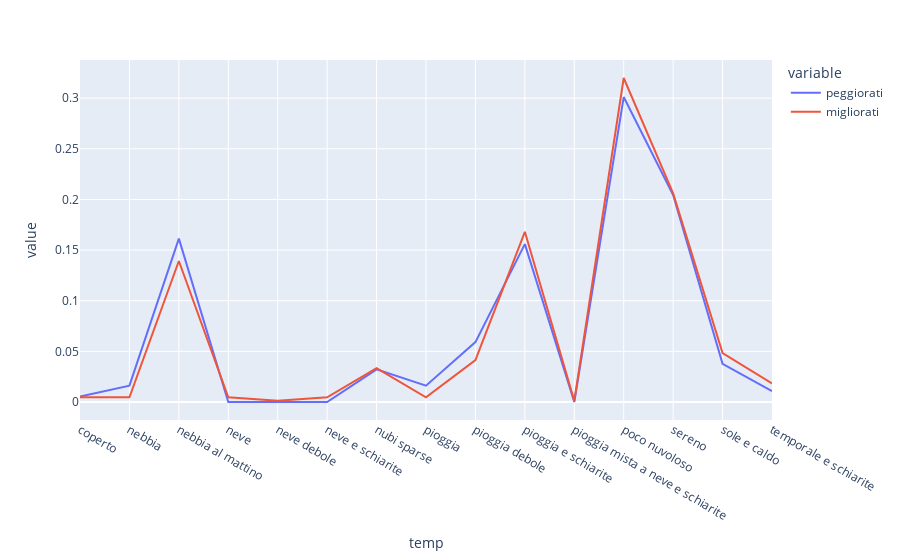
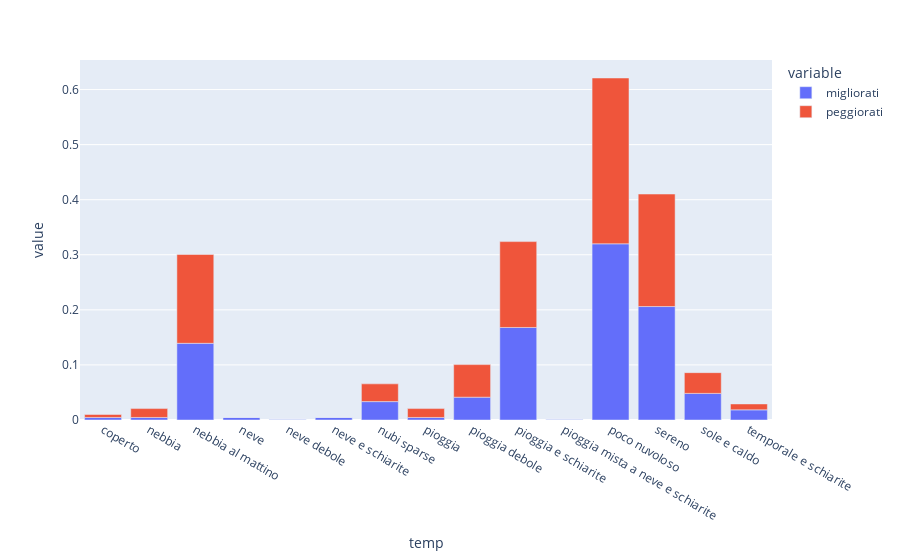

The notebook cell saved with these charts, in order:
### Markdown cell above
Grafico score fisico migliorato o peggiorato in relazione a tempo atmosferico

### Code cell
import plotly.express as px
# dataset["condizioni_meteo"] = pd.factorize(dataset["condizioni_meteo"])[0]
dataframe = pd.DataFrame({"temp":[], "peggiorati": [], "migliorati":[]})
nuovo_dataset = {}
for item in dataset["condizioni_meteo"].unique():
  queryStringPegg = "condizioni_meteo == '"+str(item)+"' and peggiorato == 1 and pshysical_score == 1"
  queryStringMigl = "condizioni_meteo == '"+str(item)+"' and peggiorato == 0 and pshysical_score == 1"

  resPeggiorati = dataset.query(queryStringPegg)
  resMigliorati = dataset.query(queryStringMigl)
  dataframe.loc[len(dataframe.index)] = [item, len(resPeggiorati), len(resMigliorati)]
  nuovo_dataset[str(item)] = len(resPeggiorati)

dataframe = dataframe.sort_values("temp")
#data normalization
dataframe["peggiorati"] = dataframe["peggiorati"]/ dataframe["peggiorati"].sum()
dataframe["migliorati"] = dataframe["migliorati"]/ dataframe["migliorati"].sum()
dataframe.head()
fig = px.line(dataframe, x="temp", y=["peggiorati","migliorati"])
fig.show()
newFig =  px.bar(dataframe, x="temp", y=["migliorati", "peggiorati"])
newFig.show()

### Figure 1 — Plotly figure (JSON) as saved in the notebook; plotly's stock layout.template omitted (floating-point values rounded to 4 significant figures)
{"data": [{"hovertemplate": "variable=peggiorati<br>temp=%{x}<br>value=%{y}<extra></extra>", "legendgroup": "peggiorati", "line": {"color": "#636efa", "dash": "solid"}, "marker": {"symbol": "circle"}, "mode": "lines", "name": "peggiorati", "orientation": "v", "showlegend": true, "type": "scatter", "x": ["coperto", "nebbia", "nebbia al mattino", "neve", "neve debole", "neve e schiarite", "nubi sparse", "pioggia", "pioggia debole", "pioggia e schiarite", "pioggia mista a neve e schiarite", "poco nuvoloso", "sereno", "sole e caldo", "temporale e schiarite"], "xaxis": "x", "y": [0.005376, 0.01613, 0.1613, 0, 0, 0, 0.03226, 0.01613, 0.05914, 0.1559, 0, 0.3011, 0.2043, 0.03763, 0.01075], "yaxis": "y"}, {"hovertemplate": "variable=migliorati<br>temp=%{x}<br>value=%{y}<extra></extra>", "legendgroup": "migliorati", "line": {"color": "#EF553B", "dash": "solid"}, "marker": {"symbol": "circle"}, "mode": "lines", "name": "migliorati", "orientation": "v", "showlegend": true, "type": "scatter", "x": ["coperto", "nebbia", "nebbia al mattino", "neve", "neve debole", "neve e schiarite", "nubi sparse", "pioggia", "pioggia debole", "pioggia e schiarite", "pioggia mista a neve e schiarite", "poco nuvoloso", "sereno", "sole e caldo", "temporale e schiarite"], "xaxis": "x", "y": [0.004603, 0.004603, 0.1392, 0.004603, 0.001151, 0.004603, 0.03337, 0.004603, 0.04143, 0.168, 0.001151, 0.3199, 0.206, 0.04833, 0.01841], "yaxis": "y"}], "layout": {"legend": {"title": {"text": "variable"}, "tracegroupgap": 0}, "margin": {"t": 60}, "xaxis": {"anchor": "y", "domain": [0, 1], "title": {"text": "temp"}}, "yaxis": {"anchor": "x", "domain": [0, 1], "title": {"text": "value"}}}}

### Figure 2 — Plotly figure (JSON) as saved in the notebook; plotly's stock layout.template omitted (floating-point values rounded to 4 significant figures)
{"data": [{"alignmentgroup": "True", "hovertemplate": "variable=migliorati<br>temp=%{x}<br>value=%{y}<extra></extra>", "legendgroup": "migliorati", "marker": {"color": "#636efa", "pattern": {"shape": ""}}, "name": "migliorati", "offsetgroup": "migliorati", "orientation": "v", "showlegend": true, "textposition": "auto", "type": "bar", "x": ["coperto", "nebbia", "nebbia al mattino", "neve", "neve debole", "neve e schiarite", "nubi sparse", "pioggia", "pioggia debole", "pioggia e schiarite", "pioggia mista a neve e schiarite", "poco nuvoloso", "sereno", "sole e caldo", "temporale e schiarite"], "xaxis": "x", "y": [0.004603, 0.004603, 0.1392, 0.004603, 0.001151, 0.004603, 0.03337, 0.004603, 0.04143, 0.168, 0.001151, 0.3199, 0.206, 0.04833, 0.01841], "yaxis": "y"}, {"alignmentgroup": "True", "hovertemplate": "variable=peggiorati<br>temp=%{x}<br>value=%{y}<extra></extra>", "legendgroup": "peggiorati", "marker": {"color": "#EF553B", "pattern": {"shape": ""}}, "name": "peggiorati", "offsetgroup": "peggiorati", "orientation": "v", "showlegend": true, "textposition": "auto", "type": "bar", "x": ["coperto", "nebbia", "nebbia al mattino", "neve", "neve debole", "neve e schiarite", "nubi sparse", "pioggia", "pioggia debole", "pioggia e schiarite", "pioggia mista a neve e schiarite", "poco nuvoloso", "sereno", "sole e caldo", "temporale e schiarite"], "xaxis": "x", "y": [0.005376, 0.01613, 0.1613, 0, 0, 0, 0.03226, 0.01613, 0.05914, 0.1559, 0, 0.3011, 0.2043, 0.03763, 0.01075], "yaxis": "y"}], "layout": {"barmode": "relative", "legend": {"title": {"text": "variable"}, "tracegroupgap": 0}, "margin": {"t": 60}, "xaxis": {"anchor": "y", "domain": [0, 1], "title": {"text": "temp"}}, "yaxis": {"anchor": "x", "domain": [0, 1], "title": {"text": "value"}}}}
